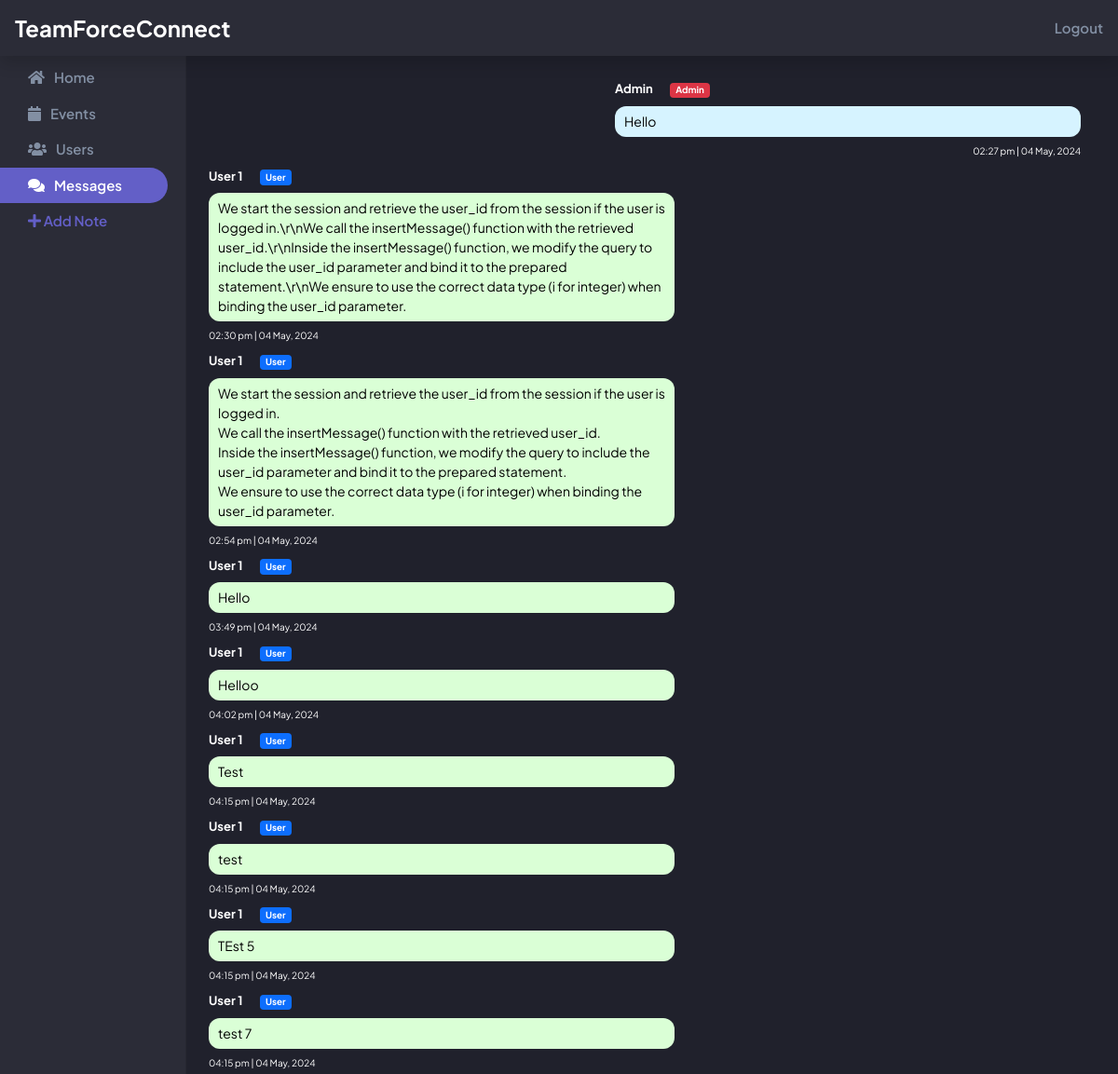
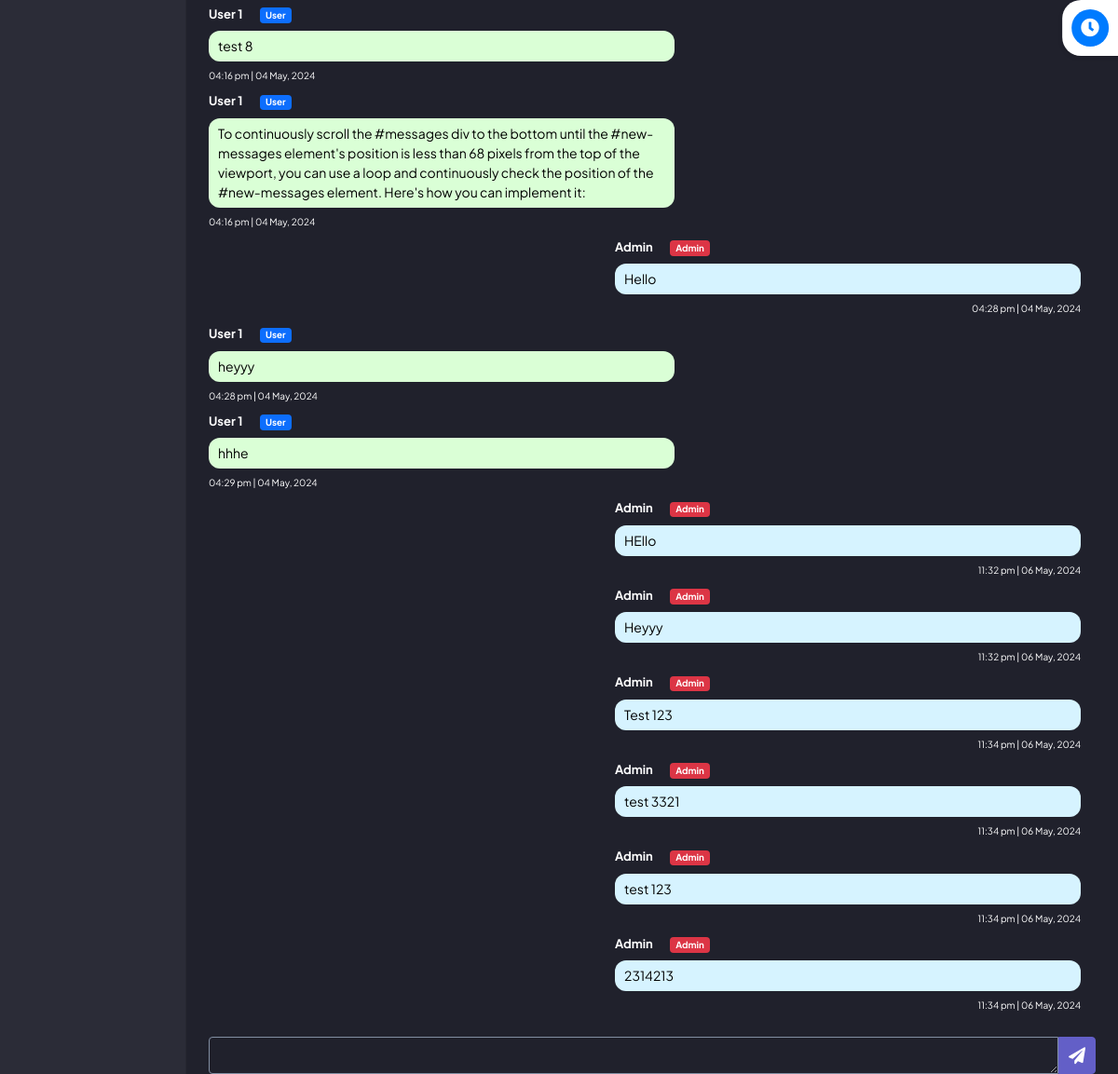
Screenshot of /messages.php (signed in) with the database file from the repository (2 pictures, top to bottom).
### tables this page shows
CREATE TABLE `messages` (
  `message_id` int NOT NULL,
  `user_id` int DEFAULT NULL,
  `message_text` text,
  `timestamp` timestamp NULL DEFAULT CURRENT_TIMESTAMP
);

CREATE TABLE `users` (
  `user_id` int NOT NULL,
  `name` varchar(100) NOT NULL,
  `email` varchar(100) NOT NULL,
  `password` varchar(100) NOT NULL,
  `role` varchar(5) NOT NULL DEFAULT 'user',
  `created_at` timestamp NULL DEFAULT CURRENT_TIMESTAMP
);

### functions.php (called while the page is built, shortened)
<?php
function getAllMessages()
{
    global $conn;
    $messages = array();
    $query = "SELECT * FROM messages";
    $result = $conn->query($query);
    if ($result) {
        while ($row = $result->fetch_assoc()) {
            $messages[] = $row;
        }
    } else {
        echo "Error: " . $conn->error;
    }
    return $messages;
}
function getUserById($user_id)
{
    global $conn;
    $query = "SELECT * FROM users WHERE user_id = ?";
    $stmt = $conn->prepare($query);
    $stmt->bind_param("i", $user_id);
    $stmt->execute();
    $result = $stmt->get_result();
    if ($result->num_rows == 1) {
        $user = $result->fetch_assoc();
        return $user;
    } else {
        return null;
    }
}
function readMessage($message_id)
{
    $user_id = $_SESSION['user_id'];
    global $conn;
    $sql = "INSERT message_read (`message_id`,`user_id`) VALUES ('$message_id','$user_id')";
    if ($conn->query($sql)) {
        return true;
    }
}
function countUnreadMessages()
{
    $messages = getAllMessages();
    $unreadCount = 0;
    return $unreadCount;
}

### messages.php (the view, shortened to what this page needs)
<?php
require_once './db_conn.php';
require './functions.php';
$user_id = $_SESSION['user_id'];
?>
<!doctype html>
<html lang="en">
    <head>
        <link rel="stylesheet" href="./assets/css/bootstrap.min.css">
        <link rel="stylesheet" href="./assets/fontawesome/css/all.css">
        <link rel="stylesheet" href="./assets/css/style.css?v=1">
    </head>
    <body>
        <?php include './header.php'; ?>
        <div class="container-fluid">
            <div class="row">
                <?php include './sidebar.php'; ?>
                <main class="col-md-9 ms-sm-auto col-lg-10 px-md-4">
                    <div class="chat-container">
                        <div class="messages py-3" id="messages">
                            <?php
                            $messages = getAllMessages();
                            if (!empty($messages)) {
                                foreach ($messages as $message) {
                                    $user = getUserById($message['user_id']);
                                    ?>
                                    <div class="message">
                                        <div
                                            class="message-box <?php echo $user['user_id'] == $user_id ? 'sender' : 'receiver'; ?>">
                                            <div class="message-header">
                                                <span class="fw-bold"><?php echo $user['name']; ?></span>
                                                <?php echo $user['role'] == 'admin' ? '<span class="badge ms-3 fs-8 bg-danger">Admin</span>' : '<span class="badge ms-3 fs-8 bg-primary">User</span>'; ?>
                                            </div>
                                            <div class="message-text my-2">
                                                <p class="mb-0"><?php echo nl2br($message['message_text']) ?></p>
                                            </div>
                                            <div class="message-footer">
                                                <span><?php echo date('h:i a  |  d M, Y', strtotime($message['timestamp'])); ?></span>
                                            </div>
                                        </div>
                                    </div>
                                    <?php
                                }
                            } else {
                                ?>
                                <p class="text-center">No messages yet!</p>
                                <?php
                            }
                            ?>
                        </div>
                        <form action="" method="post" class="d-flex message-form needs-validation" novalidate>
                            <textarea name="message" required id="message"
                                class="form-control message-input bg-transparent"></textarea>
                            <button type="submit" class="btn btn-primary send-btn"><i
                                    class="fa fa-paper-plane fs-18"></i></button>
                        </form>
                    </div>
                </main>
            </div>
        </div>
        <?php
        include './essentials.php';
        ?>
    </body>
</html>

### assets/css/style.css (style rules this page uses)
* { scrollbar-width: thin !important; }
:root { --light-dark: #2b2c37; --dark: #20212C; --grey: #828FA3; --purple: #635FC7; --purple-hover: #a8a4ff; }
body { font-family: 'Plus Jakarta Sans', sans-serif; background-color: var(--dark); }
main { color: var(--grey); }
.btn { background-color: var(--purple) !important; border-color: var(--purple) !important; color: #fff; font-weight: 700; display: flex; font-size: 15px !important; align-items: center; justify-content: center; gap: 5px; padding: 14px 24px; border-radius: 999px !important; line-height: 100%; }
.form-control { color: #fff !important; border-color: var(--grey); }
.form-control::placeholder { color: var(--grey); }
.chat-container { height: calc(100vh - 60px); display: flex; flex-direction: column; }
.messages { flex-grow: 1; max-height: calc(100vh - 40px); overflow: auto; padding-right: 16px; }
.message-form .send-btn { font-size: 18px !important; padding: 10px !important; border-radius: 0 0.25rem 0.25rem 0 !important; }
.message-form .message-input { max-height: 40px !important; border-radius: 0.25rem 0 0 0.25rem !important; }
.message-header { font-size: 13px; color: #fff; }
.message-footer { color: #fff; font-size: 10px; }
.message-box { margin: 10px 0; width: 500px; max-width: 100%; }
.sender .message-text { background-color: rgb(214, 243, 255); color: #000; }
.receiver .message-text { background-color: rgb(218, 255, 214); color: #000; }
.message-text { border-radius: 12px; padding: 6px 10px; font-size: 14px; }
.sender .message-footer { text-align: right; }
.sender.message-box { margin-left: auto; }
.receiver.message-box { margin-right: auto; }

### rows the page displays
messages: user.name "Admin", message_text "Hello", timestamp "02:27 pm | 04 May, 2024"
messages: user.name "User 1", message_text "We start the session and retrieve the user_id from the session if the user is logged in.\\r\\nWe call the insertMessage() function with the retrieved user_id.\\r\\nInside the insertMessage() function, we modify the query to include the user_id parameter and bind it to the prepared statement.\\r\\nWe ensure to use the correct data type (i for integer) when binding the user_id parameter.", timestamp "02:30 pm | 04 May, 2024"
messages: user.name "User 1", message_text "We start the session and retrieve the user_id from the session if the user is logged in. We call the insertMessage() function with the retrieved user_id. Inside the insertMessage() function, we modify the query to include the user_id parameter and bind it to the prepared statement. We ensure to use the correct data type (i for integer) when binding the user_id parameter.", timestamp "02:54 pm | 04 May, 2024"
messages: user.name "User 1", message_text "Hello", timestamp "03:49 pm | 04 May, 2024"
messages: user.name "User 1", message_text "Helloo", timestamp "04:02 pm | 04 May, 2024"
messages: user.name "User 1", message_text "Test", timestamp "04:15 pm | 04 May, 2024"
messages: user.name "User 1", message_text "test", timestamp "04:15 pm | 04 May, 2024"
messages: user.name "User 1", message_text "TEst 5", timestamp "04:15 pm | 04 May, 2024"
messages: user.name "User 1", message_text "test 7", timestamp "04:15 pm | 04 May, 2024"
messages: user.name "User 1", message_text "test 8", timestamp "04:16 pm | 04 May, 2024"
messages: user.name "User 1", message_text "To continuously scroll the #messages div to the bottom until the #new-messages element's position is less than 68 pixels from the top of the viewport, you can use a loop and continuously check the position of the #new-messages element. Here's how you can implement it:", timestamp "04:16 pm | 04 May, 2024"
messages: user.name "Admin", message_text "Hello", timestamp "04:28 pm | 04 May, 2024"
messages: user.name "User 1", message_text "heyyy", timestamp "04:28 pm | 04 May, 2024"
messages: user.name "User 1", message_text "hhhe", timestamp "04:29 pm | 04 May, 2024"
messages: user.name "Admin", message_text "HEllo", timestamp "11:32 pm | 06 May, 2024"
messages: user.name "Admin", message_text "Heyyy", timestamp "11:32 pm | 06 May, 2024"
messages: user.name "Admin", message_text "Test 123", timestamp "11:34 pm | 06 May, 2024"
messages: user.name "Admin", message_text "test 3321", timestamp "11:34 pm | 06 May, 2024"
messages: user.name "Admin", message_text "test 123", timestamp "11:34 pm | 06 May, 2024"
messages: user.name "Admin", message_text "2314213", timestamp "11:34 pm | 06 May, 2024"
